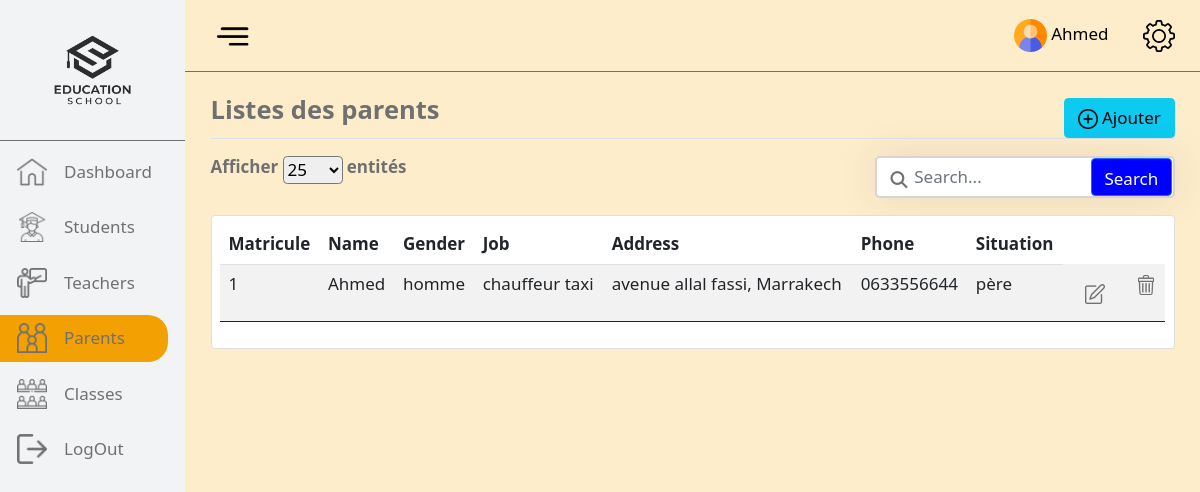
The page /parent (signed in) on the database as committed earlier.
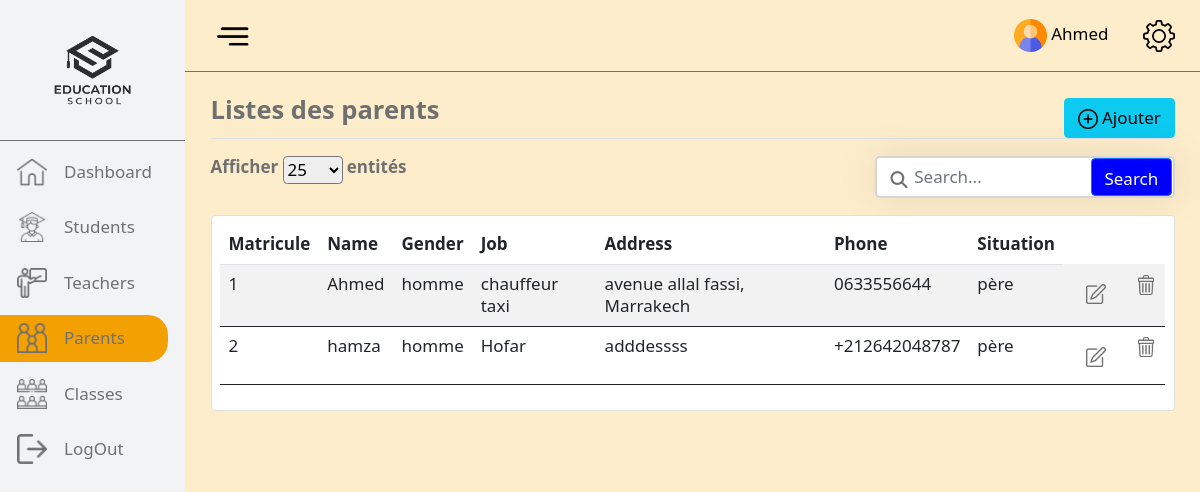
The same page on the database as committed later.
### tables this page shows
CREATE TABLE `tuteur` (
  `matricule` int(11) NOT NULL AUTO_INCREMENT,
  `nom` varchar(30) NOT NULL,
  `genre` varchar(30) NOT NULL,
  `status` tinyint(1) NOT NULL DEFAULT 1,
  `job` varchar(255) NOT NULL,
  `adresse` varchar(255) NOT NULL,
  `phone` varchar(30) NOT NULL,
  `situation` varchar(255) NOT NULL,
  PRIMARY KEY (`matricule`)
);

### controllers/ControllerParent.php (called while the page is built, shortened)
<?php
class ControllerParent{
    public function __construct($url){
        $parent = new Parents();
        $liste = $parent->getParents();
        require_once(ROOT.'views/liste_parent.php');
    }
}

### index.php (called while the page is built, shortened)
<?php
$router = new Router();
$router->routeReq();
die();

### models/Model.php (called while the page is built, shortened)
<?php
abstract class Model{
    protected static function getBdd(){
        return new PDO('mysql:dbname=db_ecole;host=localhost;port=3306','root','');
    }
    protected function getAll($table){
        $db = self::getBdd();
        $query = $db->query('SELECT * FROM ' .$table." WHERE status = 1");
        $data = $query->fetchAll(PDO::FETCH_OBJ);
        return $data;
    }
}

### models/Parents.php (called while the page is built, shortened)
<?php
class Parents extends Model{
    public function getParents(){
        return $this->getAll("tuteur");
    }
}

### views/liste_parent.php (the view, shortened to what the changed rows need)
<!DOCTYPE html>
<html lang="fr">
<head>
    <link href="https://cdn.jsdelivr.net/npm/bootstrap@5.1.3/dist/css/bootstrap.min.css" rel="stylesheet"
>
    <link rel="stylesheet" href="https://cdnjs.cloudflare.com/ajax/libs/font-awesome/6.1.1/css/all.min.css"
 />
    <link rel="stylesheet" href="./app/assets/style/dashboard.css">
    <link rel="stylesheet" href="./app/assets/style/table.css">
</head>
<body>
    <?php require("header.php"); ?>
    <main class="main">
        <div class="Container p-4 ">
            <div class="d-flex justify-content-between border-bottom fw-bold fs-4">
                <p class="">Listes des parents</p>
                 <button type="button" class="btn btn-info" data-bs-toggle="modal" data-bs-target="#staticBackdrop">
                    <img style="width: 20px; height: 20px;" src="./app/image/add.png">
                    <span>Ajouter</span>
                </button>
            </div>
            <div class="d-flex justify-content-between mt-3 fw-bold">
                <div class="d-flex">
                    <p>Afficher</p>
                    <select class="rounded mx-1" name="" id="">
                        <option value="25">25</option>
                    </select>
                    <p>entités</p>
                </div>
                <div class="">
                    <div class="d-flex justify-content-center align-items-center">
                        <div class="search">
                            <i class="fa fa-search"></i>
                            <input type="text" class="form-control" placeholder="Search...">
                            <button class="btn btn-primary">Search</button>
                        </div>
                    </div>
                </div>
            </div>
            <div class="table-responsive card mt-3 p-2">
                <table style="overflow: overlay;" class="table table-striped">
                    <thead>
                        <tr class="rounded">
                            <th scope="col">Matricule</th>
                            <th scope="col">Name</th>
                            <th scope="col">Gender</th>
                            <th scope="col">Job</th>
                            <th scope="col">Address</th>
                            <th scope="col">Phone</th>
                            <th scope="col">Situation</th>
                        </tr>
                    </thead>
                    <tbody>
                        <?php foreach ($liste as $key => $value) {?>
                            <tr>
                                <td><?php echo $value->matricule; ?></td>
                                <td><?php echo $value->nom; ?></td>
                                <td><?php echo $value->genre; ?></td>
                                <td><?php echo $value->job; ?></td>
                                <td><?php echo $value->adresse; ?></td>
                                <td><?php echo $value->phone; ?></td>
                                <td><?php echo $value->situation; ?></td>
                                <td>
                                    <button type="button" class="btn btn-link" data-bs-toggle="modal" data-bs-target="#m<?php echo $value->matricule; ?>">
                                        <img style="max-width: 20px;" src="./app/image/edit.png">
                                    </button>
                                </td>
                                <td>
                                <a href="<?php echo URL."parent/delete/".$value->matricule; ?>">
                                    <img style="max-width: 20px;" src="./app/image/trash.png">
                                </a>
                            </td>
                        </tr>
                        <?php } ?>
                    </tbody>
                </table>
            </div>
        </div>
    </main>
</body>
</html>

### views/header.php (shortened to what the changed rows need)
<header>
        <div class="side__bar p-0 d-flex flex-column justify-content-start">
            <div class="logo d-flex flex-column justify-content-center align-items-center">
                <a class="logo-1" href="<?php echo URL; ?>"><img src="<?php echo URL."app/image/dds.png"?>" width="140" alt="logo"></a>
            </div>
            <nav class="mt-0">
                <ul class="p-0">
                    <li class="ms-0 mb-2 me-3 nav-item
                    <?php if(isset($_SESSION['link']) && $_SESSION['link'] == 'Dashboard') echo 'link__active' ?>
                    d-flex justify-content-start align-items-center">
                        <a title="Dashboard" href="<?php echo URL; ?>"
                            class="nav-link me-2 d-flex justify-content-center align-items-center gap-3">
                            <img src="<?php echo URL."app/image/svg/home.png"?>" width="30" alt="Dashboard">
                            <span>Dashboard</span>
                        </a>
                    </li>
                    <li class="ms-0 mb-2 me-3 nav-item
                    <?php if(isset($_SESSION['link']) && $_SESSION['link'] == 'Students') echo 'link__active' ?>
                     d-flex justify-content-start align-items-center">
                        <a title="Students" href="<?php echo URL."student"; ?>"
                            class="nav-link me-2 d-flex justify-content-center align-items-center gap-3">
                            <img src="<?php echo URL."app/image/svg/student.png"?>" width="30" alt="students">
                            <span>Students</span>
                        </a>
                    </li>
                    <li class="ms-0 mb-2 me-3 nav-item
                    <?php if(isset($_SESSION['link']) && $_SESSION['link'] == 'Teachers') echo 'link__active' ?>
                     d-flex justify-content-start align-items-center">
                        <a title="Teachers" href="<?php echo URL."teacher"; ?>"
                            class="nav-link me-2 d-flex justify-content-center align-items-center gap-3">
                            <img src="<?php echo URL."app/image/svg/teachers.png"?>" width="30" alt="teachers">
                            <span>Teachers</span>
                        </a>
                    </li>
                    <li class="ms-0 mb-2 me-3 nav-item
                    <?php if(isset($_SESSION['link']) && $_SESSION['link'] == 'Parents') echo 'link__active' ?>
                     d-flex justify-content-start align-items-center">
                        <a title="Parents" href="<?php echo URL."parent"; ?>"
                            class="nav-link me-2 d-flex justify-content-center align-items-center gap-3">
                            <img src="<?php echo URL."app/image/svg/family.png"?>" width="30" alt="parents">
                            <span>Parents</span>
                        </a>
                    </li>
                    <li class="ms-0 mb-2 me-3 nav-item
                    <?php if(isset($_SESSION['link']) && $_SESSION['link'] == 'Classes') echo 'link__active' ?>
                     d-flex justify-content-start align-items-center">
                        <a title="Classes" href="<?php echo URL."classe"; ?>"
                            class="nav-link me-2 d-flex justify-content-center align-items-center gap-3">
                            <img src="<?php echo URL."app/image/svg/class.png"?>" width="30" alt="Classes">
                            <span>Classes</span>
                        </a>
                    </li>
                    <li class="ms-0 mb-2 me-3 nav-item d-flex justify-content-start align-items-center">
                        <a title="LogOut" href="<?php echo URL."logout"; ?>"
                            class="nav-link me-2 d-flex justify-content-center align-items-center gap-3">
                            <img src="<?php echo URL."app/image/svg/logout.png"?>" width="30" alt="logout">
                            <span>LogOut</span>
                        </a>
                    </li>
                </ul>
            </nav>
        </div>
        <nav class="nav__bar d-flex justify-content-between px-4 align-items-center">
            <div class="toogle pointer">
                <img src="<?php echo URL."app/image/svg/toogle.svg"?>" alt="toogle">
            </div>
            <div class="item-admin d-flex justify-content-between gap-3 align-items-center">
                <a class="adminName nav-link text-black pointer m-0">
                    <img src="<?php echo URL."app/image/user.png"?>" width="33" height="33" alt="user">
                    <span><?php echo $_SESSION['user']->nom; ?></span>
                </a>
                <a href="nav-lick">
                    <img src="<?php echo URL."app/image/svg/param.svg"?>" alt="param">
                </a>
            </div>
        </nav>
    </header>

Rows that differ between the two databases and show on the page:
added tuteur: matricule "2", nom "hamza", genre "homme", job "Hofar", adresse "adddessss", phone "+212642048787", situation "père"
